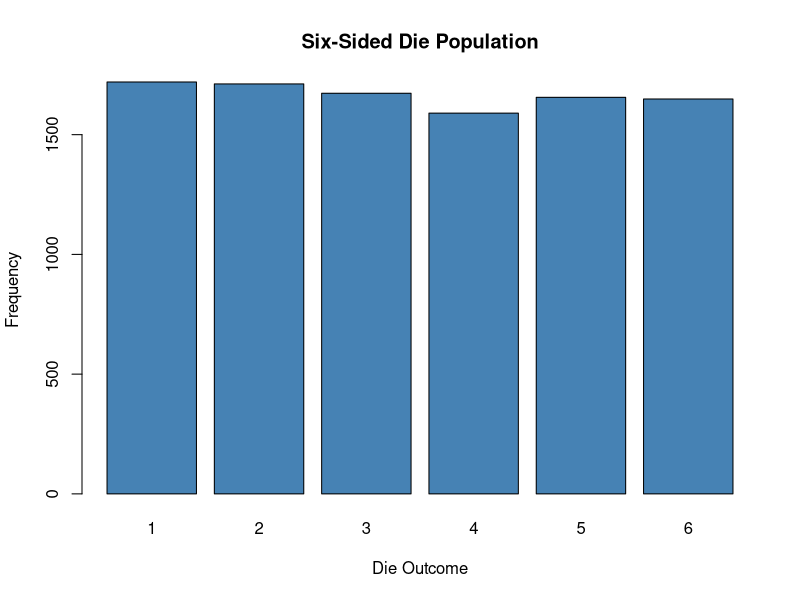
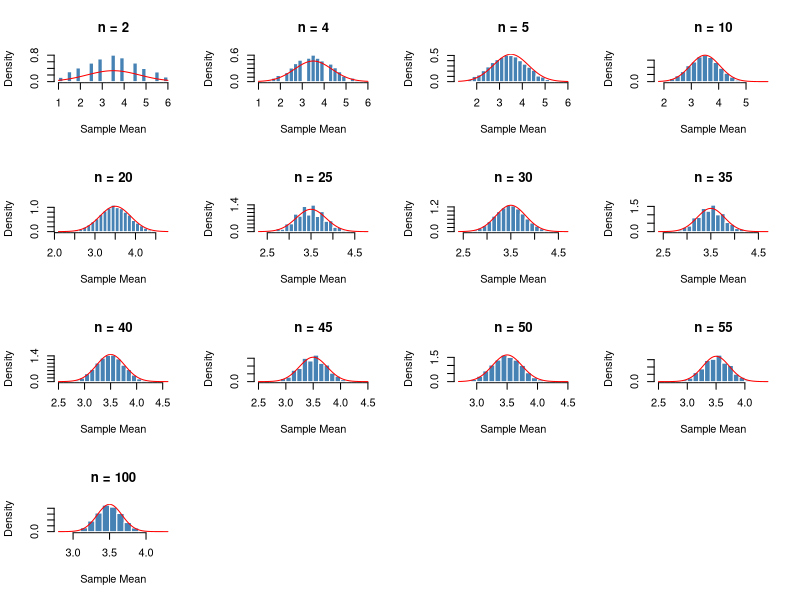
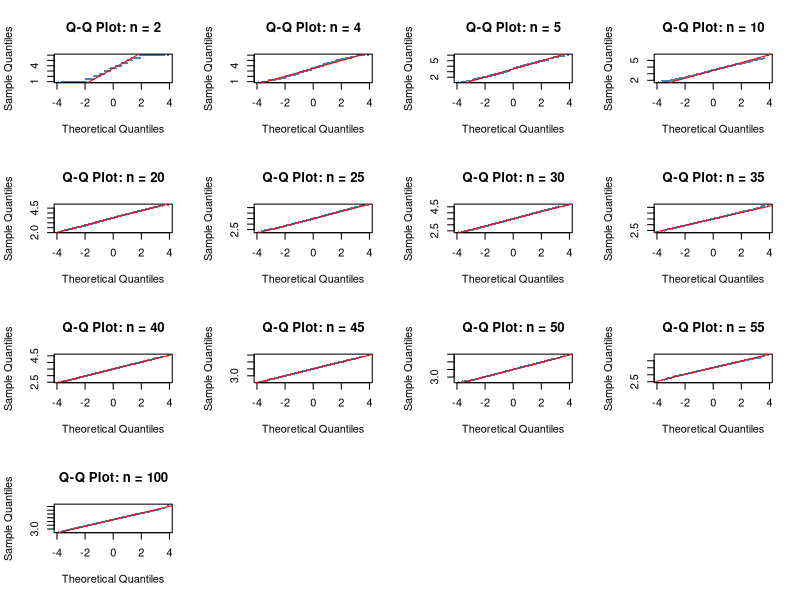

Reproduce these figures in R, in order.
## ---- chunk 1

set.seed(123)

population <- sample(1:6, size = 10000, replace = TRUE)

barplot(
  table(factor(population, levels = 1:6)), 
  main = "Six-Sided Die Population",
  xlab = "Die Outcome",
  ylab = "Frequency",
  col = "steelblue"
)
## ---- chunk 2
# sample sizes to test
sample_sizes <- c(2, 4, 5, 10, 20, 25, 30, 35, 40, 45, 50, 55, 100)

# number of repeated samples
num_simulations <- 10000

# function to simulate sample means
simulate_means <- function(n) {
  replicate(
    num_simulations,
    mean(sample(1:6, size = n, replace=TRUE))
  )
}

# run the simulation for every sample size
simulation_results <- lapply(sample_sizes, simulate_means)

# name each result by its sample size
names(simulation_results) <- sample_sizes
## ---- chunk 3
#| fig-width: 14
#| fig-height: 12

par(mfrow = c(4, 4))

for (n in sample_sizes) {
  hist(
    simulation_results[[as.character(n)]],
    breaks = 20,
    probability = TRUE,
    main = paste("n =", n),
    col = "steelblue",
    border = "white",
    xlab = "Sample Mean"
  )
  
  curve(
    dnorm(x, mean = 3.5, sd = sqrt(35 / 12) / sqrt(n)),
    add = TRUE,
    col = "red",
    lwd = 1
  )
}

par(mfrow = c(1, 1))
## ---- chunk 4
#| fig-width: 14
#| fig-height: 12

par(mfrow = c(4, 4))

for (n in sample_sizes) {
  
  qqnorm(
    simulation_results[[as.character(n)]],
    main = paste("Q-Q Plot: n =", n),
    col = "steelblue",
    pch = 16,
    cex = 0.4
  )
  
  qqline(
    simulation_results[[as.character(n)]],
    col = "red",
    lwd = 1
    )
}

par(mfrow = c(1, 1))
## ---- chunk 5
# function to calculate skewness
skew <- function(x) {
  m3 <- mean((x - mean(x))^3)
  m2 <- mean((x - mean(x))^2)
  m3 / m2^(3/2)
}

# function to calculate excess kurtosis
kurt <- function(x) {
  m4 <- mean((x - mean(x))^4)
  m2 <- mean((x - mean(x))^2)
  m4 / m2^2 - 3
}

results_table <- data.frame(
  sample_size = sample_sizes,
  
  simulated_mean = round(
    sapply(simulation_results, mean), 3
  ),
  
  simulated_se = round(
    sapply(simulation_results, sd), 3
  ),
  
  theoretical_se = round(
    sqrt(35 / 12) / sqrt(sample_sizes), 3
  ),
  
  skewness = round(
    sapply(simulation_results, skew), 3
  ),
  
  excess_kurtosis = round(
    sapply(simulation_results, kurt), 3
  )
)

results_table
